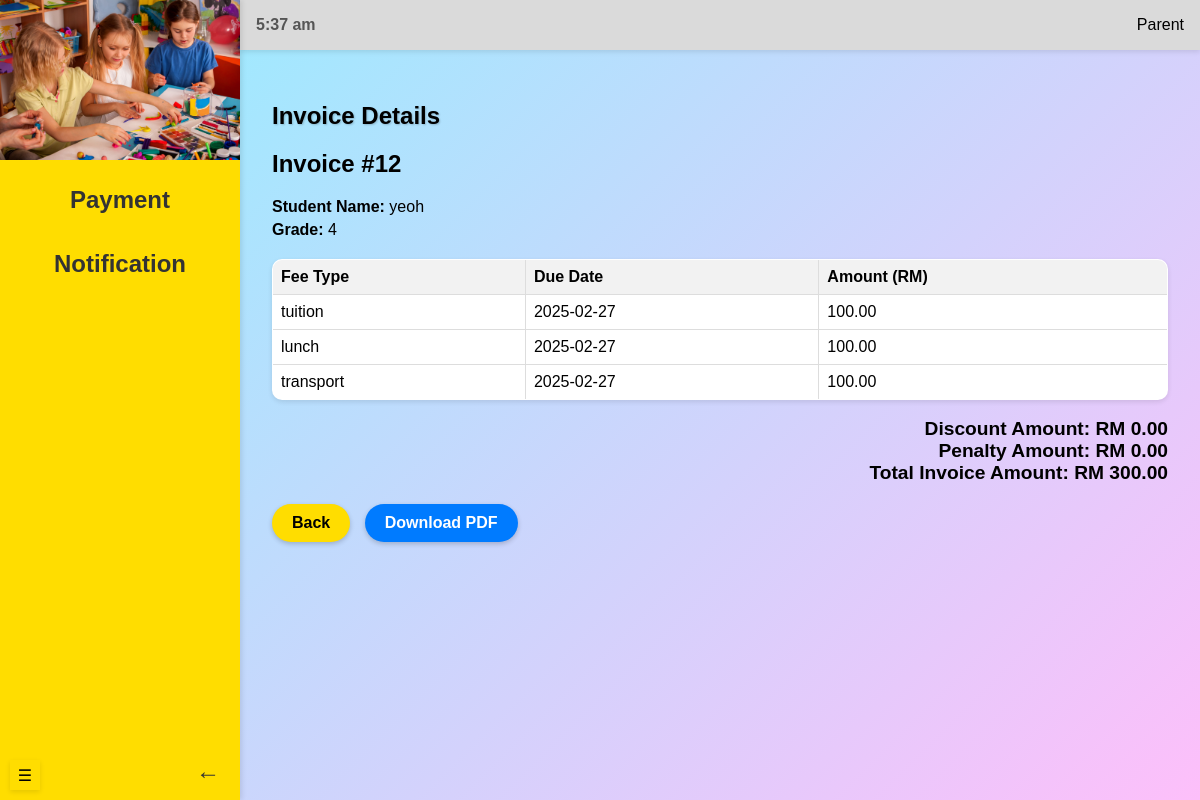
The page /accountant/invoice_Details/12 (signed in) on the database as committed earlier.
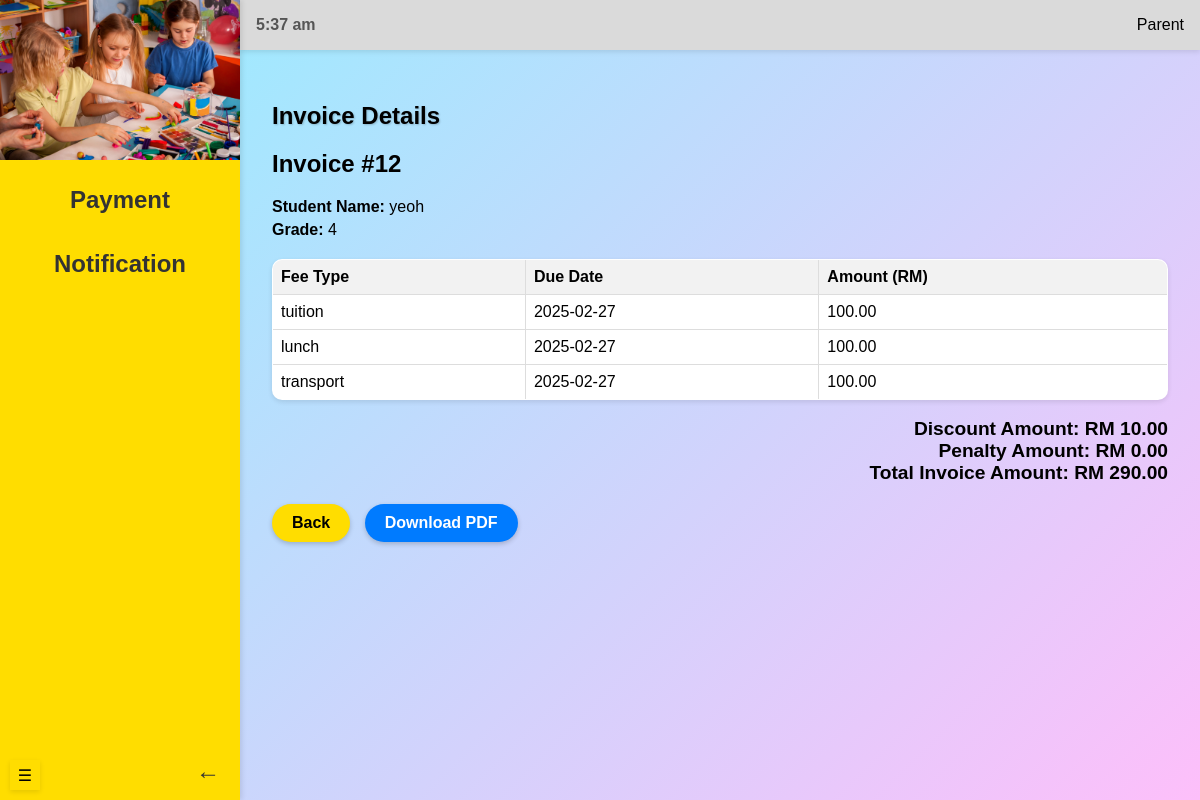
The same page on the database as committed later.
### models.py (models this page shows)
class Invoice(db.Model):
    __tablename__ = 'invoices'
    id = db.Column(db.Integer, primary_key=True, autoincrement=True)
    total_amount = db.Column(NUMERIC(10, 2), nullable=False)
    flag = db.Column(db.Boolean, default=False)  # True if paid before the due date
    penalty_amount = db.Column(NUMERIC(10, 2), default=0.00)  # Penalty fee if late
    discount_amount = db.Column(NUMERIC(10, 2), default=0.00)  # Discount if paid early
    fees = db.relationship('Fee', back_populates='invoice', lazy='joined')

### routes/accountant_routes.py (the view)
@accountant_blueprint.route("/invoice_Details/<int:invoice_id>", methods=["GET"])
@login_required
def invoice_details(invoice_id):
    invoice = get_invoice_details(invoice_id)  # Use the renamed function
    return render_template('invoiceDetail.html', invoice=invoice)

### app.py (called while the page is built)
@login_manager.user_loader
def load_user(user_id):
    return User.query.get(int(user_id))

### function.py (called while the page is built)
def get_invoice_details(invoice_id):
    invoice = Invoice.query.options(
        joinedload(Invoice.fees).joinedload(Fee.student)
    ).get(invoice_id)
    return invoice

### templates/invoiceDetail.html (shortened to what this page needs)
{% if current_user.role == 'teacher' %}
{% extends "teacherBase.html" %}
{% elif current_user.role == 'admin'%}
{% extends "adminBase.html" %}
{% elif current_user.role == 'accountant' %}
{% extends "accountantBase.html" %}
{% elif current_user.role == 'parent'%}
{% extends "parentBase.html" %}
{% endif %}
{% block header %}
<link rel="stylesheet" href="{{ url_for('static', filename='viewBilling.css') }}">
{% endblock %}
{% block content %}
<section class="content">
    <div class="header-container">
        <h1>Invoice Details</h1>
    </div>
    <div id="makepdf">
        <div class="invoice-summary">
            <h2>Invoice #{{ invoice.id }}</h2>
            {% if invoice.fees|length > 0 %}
            <p><strong>Student Name:</strong> {{ invoice.fees[0].student.name }}</p>
            <p><strong>Grade:</strong> {{ invoice.fees[0].student.grade }}</p>
            {% else %}
            <p>No fee items available.</p>
            {% endif %}
        </div>
        <div class="preview-container">
            <table class="preview-table">
                <thead>
                    <tr>
                        <th>Fee Type</th>
                        <th>Due Date</th>
                        <th>Amount (RM)</th>
                    </tr>
                </thead>
                <tbody>
                    {% set total = 0 %}
                    {% for fee in invoice.fees %}
                    <tr>
                        <td>{{ fee.fee_type }}</td>
                        <td>{{ fee.due_date.strftime('%Y-%m-%d') }}</td>
                        <td>{{ "%.2f"|format(fee.amount) }}</td>
                    </tr>
                    {% set total = total + fee.amount %}
                    {% endfor %}
                </tbody>
            </table>
            <br>
            <div class="total-amount">
                Discount Amount: RM {{ "%.2f"|format(invoice.discount_amount) }}
            </div>
            <div class="total-amount">
                Penalty Amount: RM {{ "%.2f"|format(invoice.penalty_amount) }}
            </div>
            <div class="total-amount">
                Total Invoice Amount: RM {{ "%.2f"|format(invoice.total_amount + invoice.penalty_amount -
                invoice.discount_amount) }}
            </div>
        </div>
    </div>
    <button onclick="window.history.back()" class="back-btn">Back</button>
    <button id="downloadPDF" class="download-btn">Download PDF</button>
</section>
{% endblock %}

Rows that differ between the two databases and show on the page:
changed Invoice id 12: discount_amount "0.00" → "10.00"; total_amount+penalty_amount+discount_amount "300.00" → "290.00"
